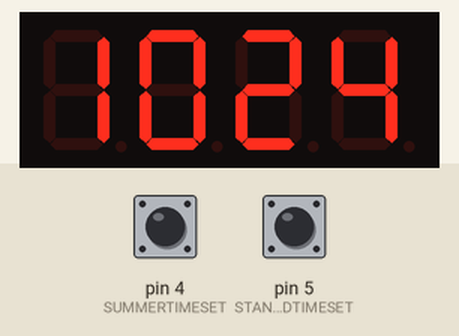
Bench run of a sketch on a simulated Arduino Uno, built with avr-gcc and run on an emulated ATmega328P. On the bench: 4-digit seven-segment display. Inputs (shaded band) come from the test bench; at power-on: pin 4 (SUMMERTIMESET) HIGH, pin 5 (STANDARDTIMESET) HIGH. The local clock reads 2024-03-15 10:24:30 at power-on unless the sketch sets it.

Above: at 0.1 s.
At 63.8 s:
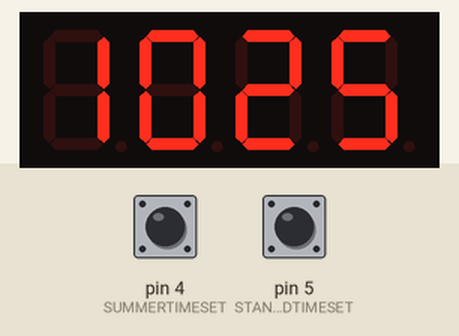
At 128.6 s:
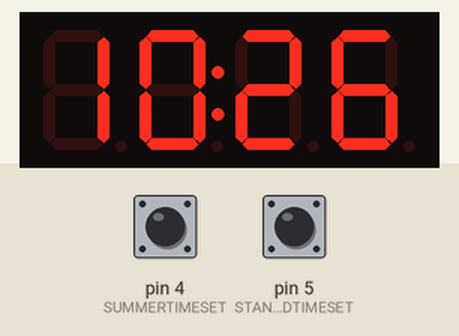

The sketch:

TM1637_clock_with_RTC.ino
```cpp
#include "TM1637.h" // source: https://github.com/Seeed-Studio/Grove_4Digital_Display
#include <Wire.h>
#include "RTClib.h" // source: https://github.com/adafruit/RTClib

RTC_DS1307 rtc;
byte runHours = 0;
byte runMinutes = 0;
byte runSeconds = 0;

#define CLK 2 //pins definitions for TM1637 and can be changed to other ports
#define DIO 3
#define SUMMERTIMESET 4
#define STANDARDTIMESET 5
TM1637 tm1637(CLK, DIO);

void setup() {
  rtc.begin();
  //rtc.adjust(DateTime(2022,03,18,12,43,0)); // YEAR, MONTH, DAY, HOURS, MINUTES, SECONDS - manually set current time to adjust RTC and then comment this line to prevent RTC time shift on each device restart

  // handle switch to summer time (manually by user connecting ground and pin 4)
  pinMode(SUMMERTIMESET, INPUT_PULLUP);
  if(digitalRead(SUMMERTIMESET) == LOW) {
    DateTime now = rtc.now();
    rtc.adjust(DateTime((now.year(), DEC),(now.month(), DEC),(now.day(), DEC),(now.hour(), DEC) + 1,(now.minute(), DEC),0)); // YEAR, MONTH, DAY, HOURS, MINUTES, SECONDS - manually set current time to adjust RTC and then comment this line to prevent RTC time shift on each device restart
  }
  // handle switch to standard time (manually by user connecting ground and pin 5)
  pinMode(STANDARDTIMESET, INPUT_PULLUP);
  if(digitalRead(STANDARDTIMESET) == LOW) {
    DateTime now = rtc.now();
    rtc.adjust(DateTime((now.year(), DEC),(now.month(), DEC),(now.day(), DEC),(now.hour(), DEC) - 1,(now.minute(), DEC),0)); // YEAR, MONTH, DAY, HOURS, MINUTES, SECONDS - manually set current time to adjust RTC and then comment this line to prevent RTC time shift on each device restart
  }

  // do initial time variables update
  UpdateDeviceTime();

  // set display
  tm1637.init();
  tm1637.set(5); // set brightness 0-7
}
void loop() {
  DrawClockTime();
  UpdateDeviceTime();

  // delay 1 second to prevent displaying weird characters
  delay(1000);
}

static void UpdateDeviceTime() {
  DateTime now = rtc.now();
  runSeconds = now.second(), DEC;
  runHours = now.hour(), DEC;
  runMinutes = now.minute(), DEC;
}

static void DrawClockTime() {
  int8_t TimeDisp[] = {0x00, 0x00, 0x00, 0x00};
  TimeDisp[0] = runHours / 10;
  TimeDisp[1] = runHours % 10;
  TimeDisp[2] = runMinutes / 10;
  TimeDisp[3] = runMinutes % 10;

  if (runSeconds % 2) {
      tm1637.point(POINT_ON);
  } else {
      tm1637.point(POINT_OFF);
  }

  tm1637.display(TimeDisp);
}
```
